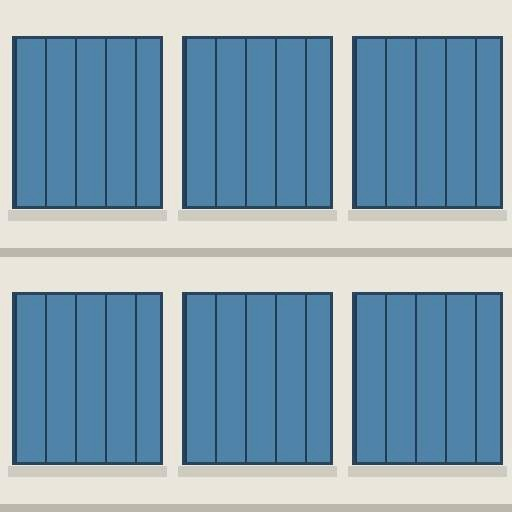
#> input picture output/tex/facade_canteen.jpg, 512 x 512 px, given in place of article_scenery_008.jpg, which was not available
$ python make_photo_facades.py
#> lines starting #> are read from the running program, lines starting #| are printed output that depends on the picture
# -*- coding: utf-8 -*-
"""Photo-based library facade texture from a clean, unobstructed wall patch.

The front photo of the library (article_scenery_008.jpg) has a large central
band of silver stone piers + blue glass with no trees/sky. We crop two floors
of it and mirror-tile to make a seamless texture. Other buildings keep the
procedural textures in make_facades.py (photo crops of them had perspective
and foliage, so were rejected).
"""
from PIL import Image, ImageEnhance, ImageFilter
import os

ROOT = os.path.dirname(os.path.abspath(__file__))
IMG = os.path.abspath(os.path.join(ROOT, '..', 'output', 'ref_photos', 'wechat', 'imgs'))
OUT = os.path.abspath(os.path.join(ROOT, '..', 'output', 'tex'))
os.makedirs(OUT, exist_ok=True)

im = Image.open(os.path.join(IMG, 'article_scenery_008.jpg')).convert('RGB')
#> im is the input picture: PIL image 512x512 RGB; mean R, G, B 135.3, 162.7, 179.7
# central 2-floor band: silver piers + blue glass, no trees, no sky, no entrance
crop = im.crop((320, 330, 620, 500))
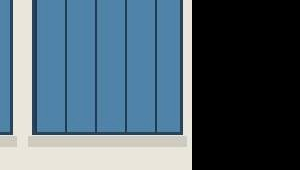
#> crop: PIL image 300x170 RGB; mean R, G, B 79.1, 99.2, 112.5
w, h = crop.size
#> w = 300; h = 170
canvas = Image.new('RGB', (w * 2, h * 2))
#> canvas: PIL image 600x340 RGB; every value is 0
canvas.paste(crop, (0, 0))
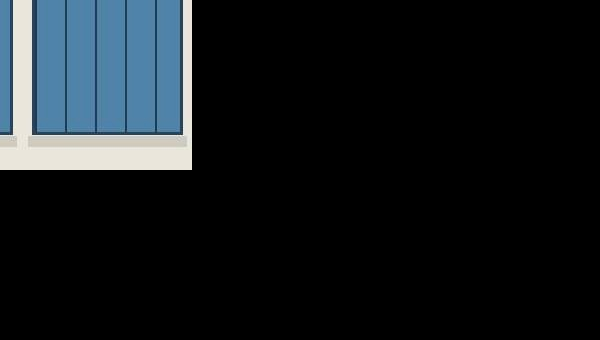
#> canvas: PIL image 600x340 RGB; mean R, G, B 19.8, 24.8, 28.1
canvas.paste(crop.transpose(Image.Transpose.FLIP_LEFT_RIGHT), (w, 0))
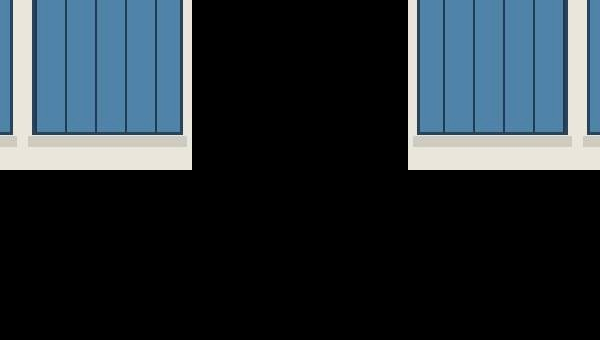
#> canvas: PIL image 600x340 RGB; mean R, G, B 39.5, 49.6, 56.3
canvas.paste(crop.transpose(Image.Transpose.FLIP_TOP_BOTTOM), (0, h))
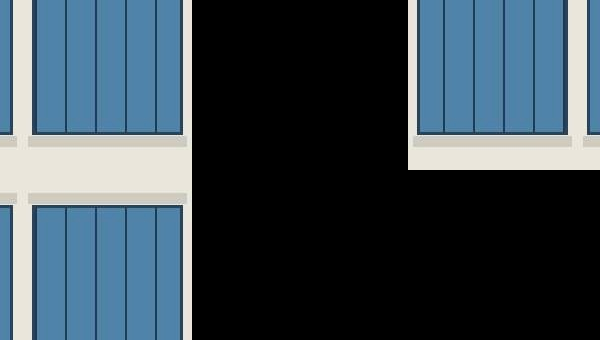
#> canvas: PIL image 600x340 RGB; mean R, G, B 59.3, 74.4, 84.4
canvas.paste(crop.transpose(Image.Transpose.ROTATE_180), (w, h))
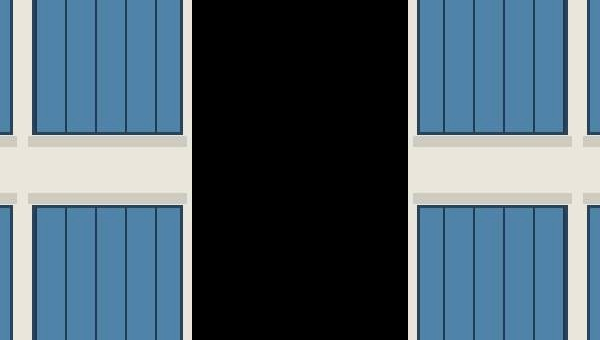
#> canvas: PIL image 600x340 RGB; mean R, G, B 79.1, 99.2, 112.5
tile = canvas.crop((w // 2, h // 2, w // 2 + w, h // 2 + h)).resize((512, 512), Image.LANCZOS)
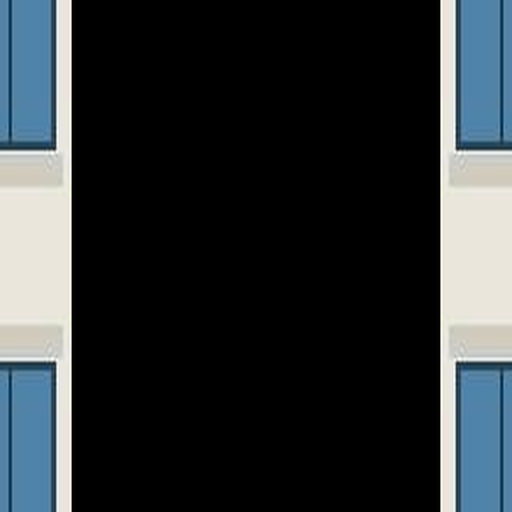
#> tile: PIL image 512x512 RGB; mean R, G, B 43.7, 49.1, 51.9
tile = ImageEnhance.Contrast(tile).enhance(1.10)
tile = tile.filter(ImageFilter.UnsharpMask(1.0, 70, 3))
path = os.path.join(OUT, 'facade_library_photo.jpg')
tile.save(path, quality=93)
print('SAVED', path)

$ run again, on output/tex/facade_classroom.jpg
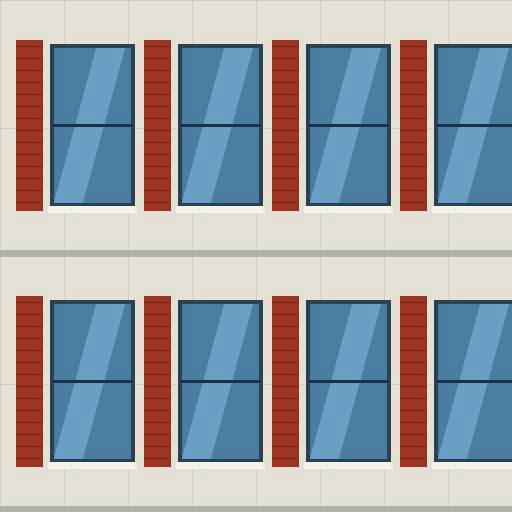
#> input picture output/tex/facade_classroom.jpg, 512 x 512 px, given in place of article_scenery_008.jpg, which was not available
#> im is the input picture: PIL image 512x512 RGB; mean R, G, B 155.2, 159.2, 166.4
#> `canvas.paste(crop.transpose(Image.Transpose.ROTATE_180), (w, h))`:
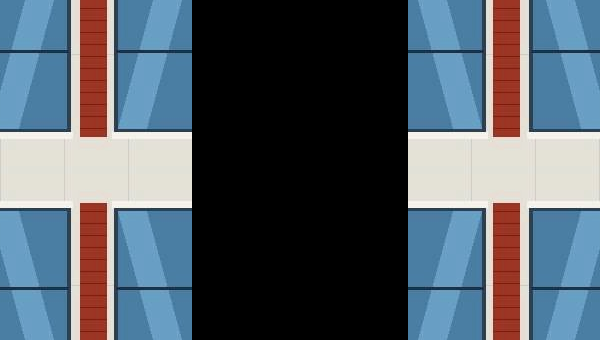
#> canvas: PIL image 600x340 RGB; mean R, G, B 84.4, 95.5, 106.1
#> `tile = canvas.crop((w // 2, h // 2, w // 2 + w, h // 2 + h)).resize((5..`:
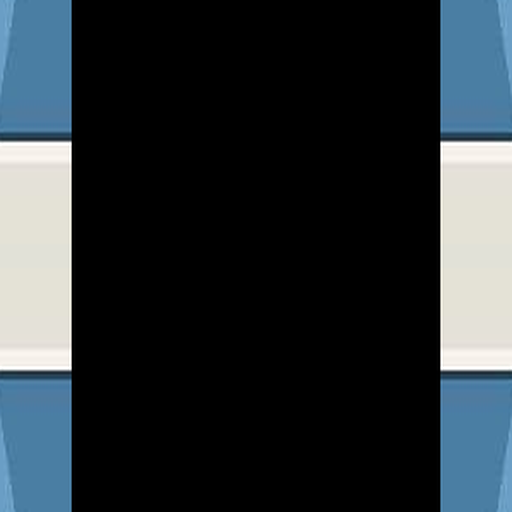
#> tile: PIL image 512x512 RGB; mean R, G, B 40.5, 47.8, 52.2
